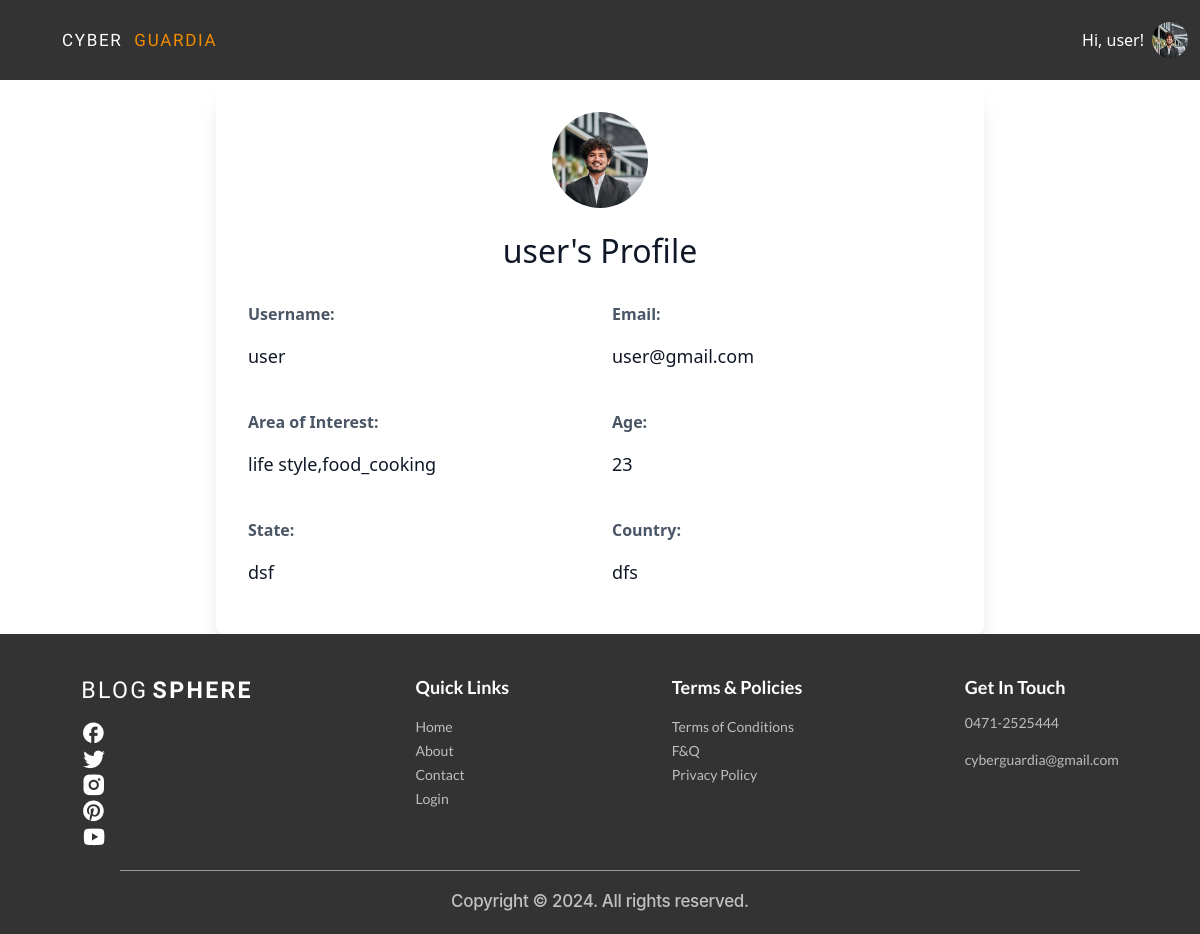
Page /profile/user/ (signed in) on the earlier database version.
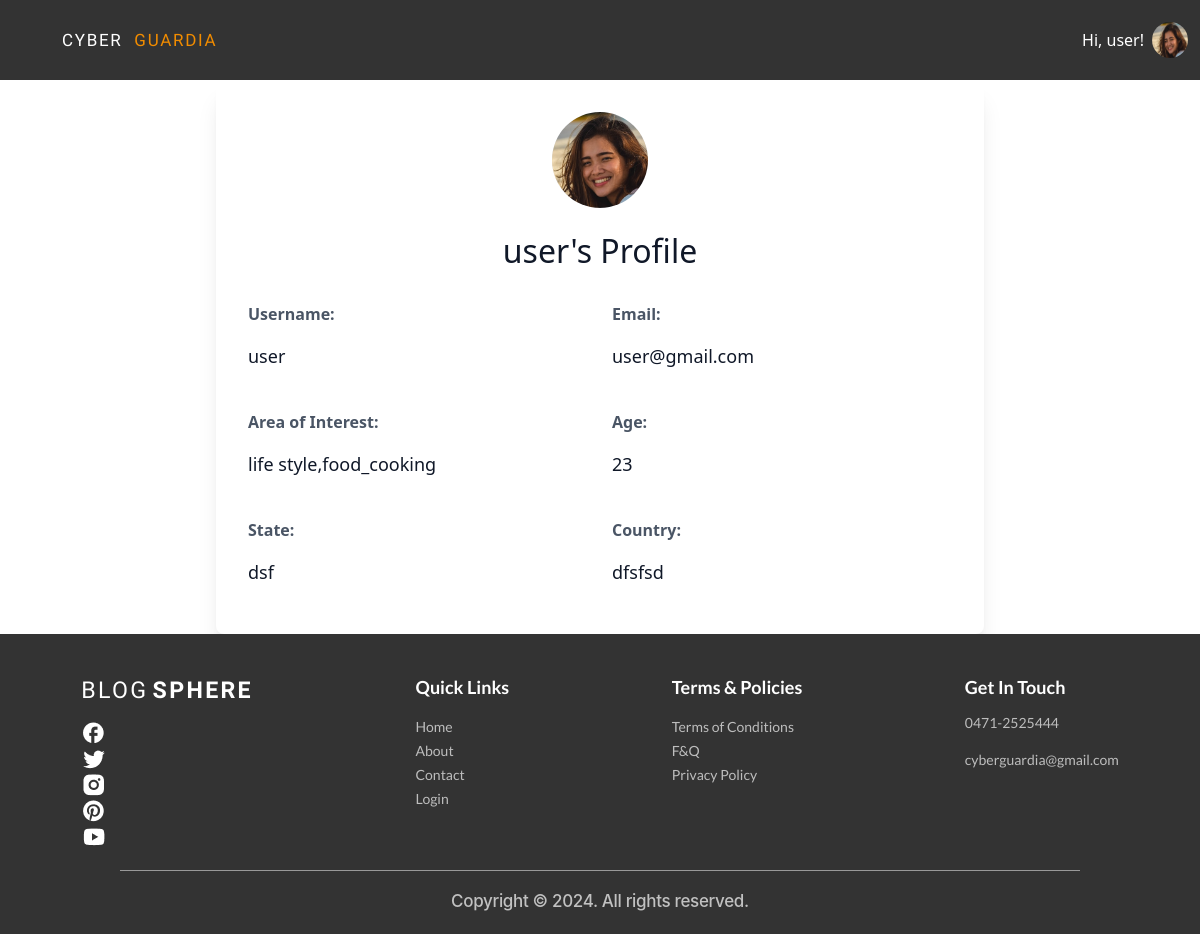
Same page on the later database version.
### account/models.py (models this page shows)
class User(AbstractUser):
    USER_TYPE_CHOICES = (
        ('normal', 'Normal User'),
        ('advertiser', 'Advertiser'),
    )
    user_type = models.CharField(max_length=20, choices=USER_TYPE_CHOICES, default='normal')

### accounts/models.py (models this page shows, shortened)
class Profile(models.Model):
    user = models.OneToOneField(User, on_delete=models.CASCADE)
    area_of_interest = models.CharField(max_length=255, blank=True)
    age = models.IntegerField(null=True)
    country = models.CharField(max_length=20, null=True)
    state = models.CharField(max_length=20, null=True)
    safe_mode = models.BooleanField(default=True)
    profile_image = models.ImageField(upload_to='profile_images/', null=True, blank=True)

### accounts/views.py (the view)
# urls.py: path("profile/<str:username>/", user_profile, name="user_profile"),
@never_cache
@login_required
def user_profile(request, username):
    user = get_object_or_404(User, username=username)
    profile = get_object_or_404(Profile, user=user)
    return render(request, 'accounts/user_profile.html', {'user': user, 'profile': profile})

### accounts/templates/accounts/user_profile.html (shortened to what this page needs)
{% extends "base.html" %}
{% block content %}
<div class="max-w-3xl mx-auto bg-white p-8 rounded-lg shadow-xl text-gray-900">
    <div class="flex flex-col items-center">
        <div class="w-24 h-24 bg-gray-200 rounded-full flex items-center justify-center text-gray-500 text-xl font-bold">
                <img src="{{ user.profile.profile_image.url }}" alt="Profile Picture" class="w-full h-full object-cover rounded-full">
        </div>
        <h2 class="text-3xl font-bold text-blue-900 mt-4">{{ profile.user }}'s Profile</h2>
    </div>
    <div class="grid grid-cols-1 md:grid-cols-2 gap-6 mt-6">
        <div>
            <p class="text-gray-600 font-semibold">Username:</p>
            <p class="text-lg font-medium">{{ profile.user }}</p>
        </div>
        <div>
            <p class="text-gray-600 font-semibold">Email:</p>
            <p class="text-lg font-medium">{{ user.email }}</p>
        </div>
        <div>
            <p class="text-gray-600 font-semibold">Area of Interest:</p>
            <p class="text-lg font-medium">{{ profile.area_of_interest }}</p>
        </div>
        <div>
            <p class="text-gray-600 font-semibold">Age:</p>
            <p class="text-lg font-medium">{{ profile.age }}</p>
        </div>
        <div>
            <p class="text-gray-600 font-semibold">State:</p>
            <p class="text-lg font-medium">{{ profile.state }}</p>
        </div>
        <div>
            <p class="text-gray-600 font-semibold">Country:</p>
            <p class="text-lg font-medium">{{ profile.country }}</p>
        </div>
    </div>
</div>
{% endblock %}

### templates/base.html (shortened to what the changed rows need)
{% load static %}
<!doctype html>
<html>
    <head>
        <script src="https://cdn.jsdelivr.net/npm/@tailwindcss/browser@4"></script>
        <link
            rel="stylesheet"
            href="https://cdnjs.cloudflare.com/ajax/libs/font-awesome/6.0.0/css/all.min.css"
        />
        <link
            href="https://cdn.jsdelivr.net/npm/bootstrap@5.3.3/dist/css/bootstrap.min.css"
            rel="stylesheet"
        />
        <link
            rel="stylesheet"
            href="https://cdnjs.cloudflare.com/ajax/libs/font-awesome/6.7.2/css/fontawesome.min.css"
        />
        <link
            href="https://cdn.jsdelivr.net/npm/bootstrap-icons/font/bootstrap-icons.css"
            rel="stylesheet"
        />
        <link rel="stylesheet" href="{% static 'css/index.css' %}" />
        <link rel="stylesheet" href="font.css" />
    </head>
    <body>
        <nav class="navbar navbar-expand-sm">
            <div class="container-fluid">
                    <div class="d-flex ms-auto">
                        {% if request.user.is_authenticated %}
                        <div class="relative" id="profile-dropdown">
                            <button
                                onclick="toggleProfileMenu()"
                                class="flex items-center gap-2 hover:text-orange-500 transition-colors cursor-pointer"
                            >
                                <div class="flex items-center gap-2">
                                    <span class="nav-link navbar_links"
                                        >Hi, {{user.username}}!</span
                                    >
                                    <img
                                        src="{% if user.profile.profile_image %}{{ user.profile.profile_image.url }}{% else %}{% static 'Images/images.png' %}{% endif %}"
                                        alt="Profile"
                                        class="w-9 h-9 rounded-full"
                                    />
                                </div>
                            </button>
                        </div>
                    </div>
                        {% endif %}
                    </div>
        </nav>
        {% block content %}
        {% endblock content %}
</body>
</html>

Differences in the rows shown:
changed User "user@gmail.com": profile_image: a different picture; profile.profile_image: a different picture
changed Profile "life style,food_cooking": country "dfs" → "dfsfsd"
